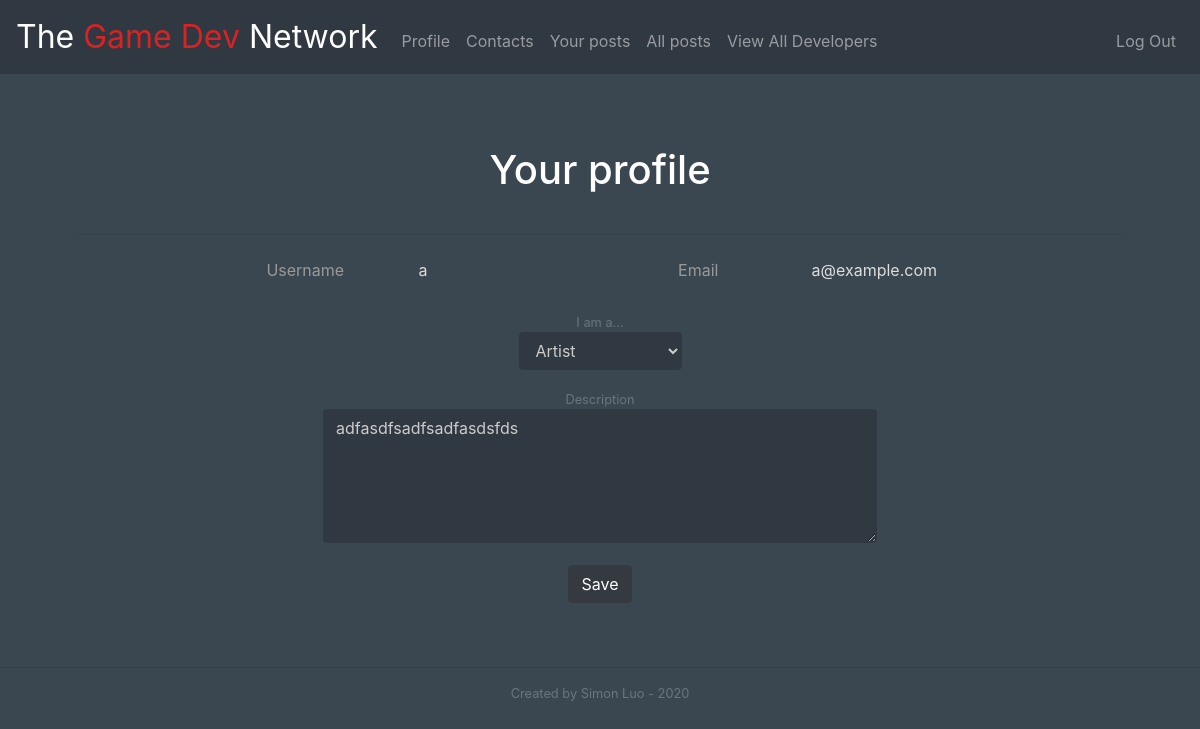
Screenshot of /profile (signed in) with the database file from the repository.
### tables this page shows
CREATE TABLE users (
    id INTEGER PRIMARY KEY AUTOINCREMENT NOT NULL, 
    email	TEXT	NOT NULL,
    username    TEXT        NOT NULL, 
    hash        TEXT        NOT NULL,
    role        TEXT        NOT NULL 
, description	TEXT);

### app.py (the view, shortened to what this page needs)
@app.route("/profile", methods=["GET", "POST"])
@login_required
def profile():
    if request.method == "GET":
        data = db.execute("SELECT username, email, role, description FROM users WHERE id=:id", id=session["user_id"])[0]
        username = data["username"]
        email = data["email"]
        role = data["role"]
        desc = data["description"]
        return render_template("profile.html", username=username, email=email, role=role, description=desc)

### app.py (called while the page is built)
@app.after_request
def after_request(response):
    response.headers["Cache-Control"] = "no-cache, no-store, must-revalidate"
    response.headers["Expires"] = 0
    response.headers["Pragma"] = "no-cache"
    return response

### helpers.py (called while the page is built)
def login_required(f):
    @wraps(f)
    def decorated_function(*args, **kwargs):
        if session.get("user_id") is None:
            return redirect("/login")
        return f(*args, **kwargs)
    return decorated_function

### templates/profile.html (shortened to what this page needs)
{% extends "layout.html" %}
{% block main %}
  <h1 class="p-4">Your profile</h1>
  <hr>
  <div class="px-5 mx-5">
    <form action="/profile" method="post">
      <div class="form-group row px-5">
        <label class="col-3 col-form-label">Username</label>
        <input type="text" readonly class="form-control-plaintext col-3" value="{{ username }}">
        <label class="col-3 col-form-label">Email</label>
        <input type="text" readonly class="form-control-plaintext col-3" value="{{ email }}">
      </div>
      <div class="form-group p-1">
        <small class="form-text text-muted">I am a...</small>
        <select class="form-control" name="role">
          {% for x in ['Programmer', 'Artist', 'Composer', 'Game Designer', 'Game Tester'] %}
            {% if role == x %}
              <option selected>{{x}}</option>
            {% else %}
              <option>{{ x }}</option>
            {% endif %}
          {%  endfor %}
        </select>
      </div>
      <div class="form-group">
        <small class="form-text text-muted">Description</small>
        <textarea
          class="form-control"
          name="description"
          rows="5" cols="50"
          placeholder="e.g. I know how to program in C# and use Unity!"
        >{{description}}</textarea>
      </div>
      <button class="btn btn-dark" type="submit">Save</button>
    </form>
  </div>
{% endblock %}

### static/styles.css (style rules this page uses)
main .form-control { display: inline-block; width: auto; }
.bg-1 { background-color: #3a4750; }
.text-white { color: #eeeeee; }
.form-control, .form-control:disabled { background: #303841; border-color: #303841; color: #cccccc; }
.form-control-plaintext { color: #dddddd; }
label { color: #999999; }

### rows the page displays
users: email "a@example.com", role "Artist", description "adfasdfsadfsadfasdsfds"
